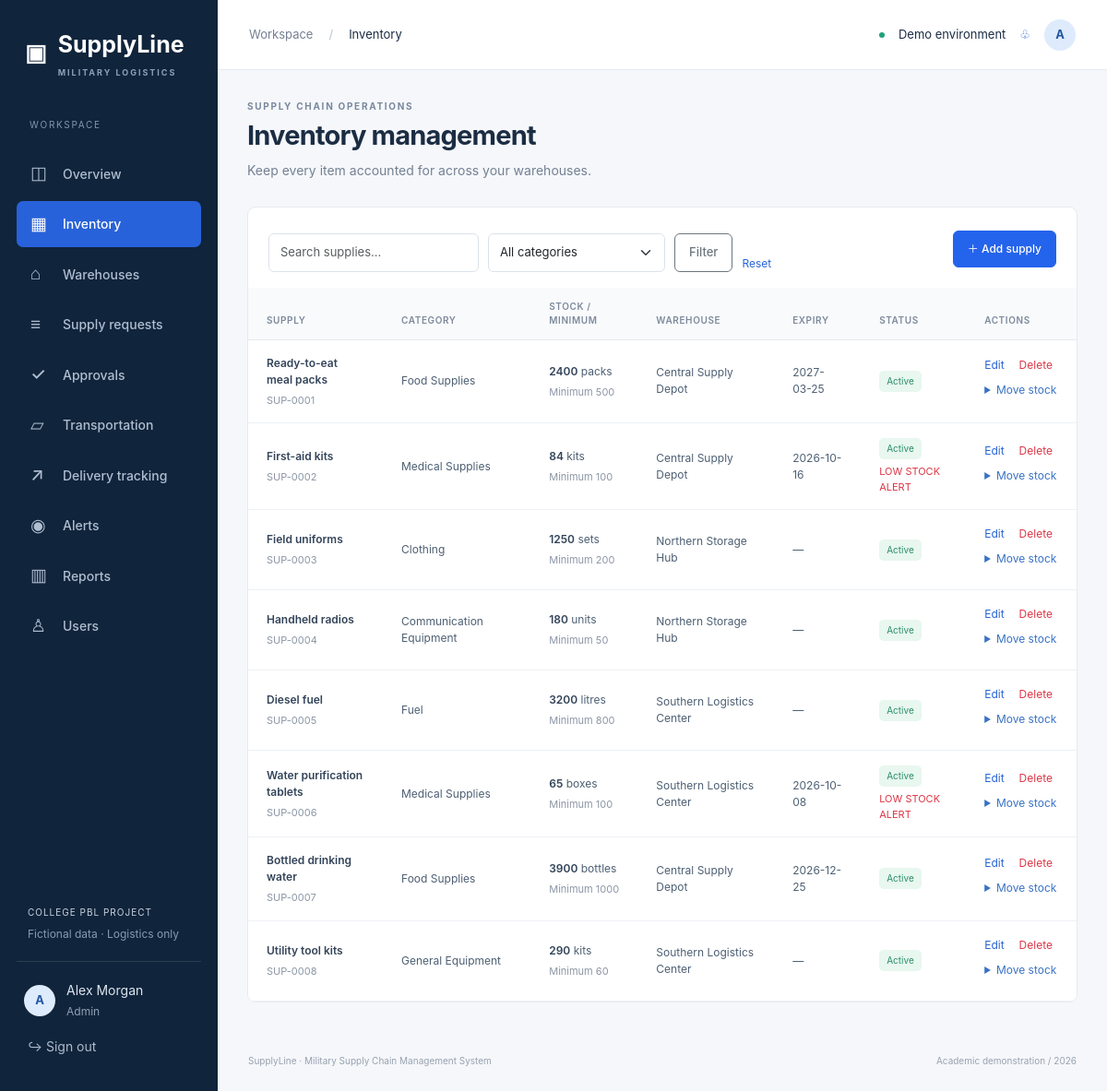
The page /inventory (signed in) on the database its author committed.
### tables this page shows
CREATE TABLE users(id INTEGER PRIMARY KEY,name TEXT NOT NULL,email TEXT UNIQUE NOT NULL,password TEXT NOT NULL,role TEXT NOT NULL CHECK(role IN ('Admin','Logistics Officer','Warehouse Staff')),warehouse_id INTEGER REFERENCES warehouses(id),CHECK(role!='Warehouse Staff' OR warehouse_id IS NOT NULL));

CREATE TABLE supplies(id INTEGER PRIMARY KEY,name TEXT NOT NULL,category TEXT NOT NULL,quantity INTEGER NOT NULL CHECK(quantity>=0),unit TEXT NOT NULL,warehouse_id INTEGER NOT NULL REFERENCES warehouses(id),minimum_stock INTEGER NOT NULL CHECK(minimum_stock>=0),expiry_date TEXT,status TEXT NOT NULL CHECK(status IN ('Active','Inactive')));

CREATE TABLE warehouses(id INTEGER PRIMARY KEY,name TEXT NOT NULL,location TEXT NOT NULL,capacity INTEGER NOT NULL CHECK(capacity>0),manager TEXT NOT NULL,contact TEXT NOT NULL,status TEXT NOT NULL CHECK(status IN ('Active','Inactive')));

### app.py (the view)
@app.get('/inventory')
@roles()
def inventory_page():
    return render_template('inventory.html', title='Inventory', supplies=inventory(), warehouses=rows('SELECT * FROM warehouses'))

### app.py (called while the page is built)
def db():
    if 'db' not in g:
        g.db = sqlite3.connect(app.config['DATABASE'])
        g.db.row_factory = sqlite3.Row
        g.db.execute('PRAGMA foreign_keys=ON')
    return g.db

def rows(sql, args=()):
    return db().execute(sql, args).fetchall()

def one(sql, args=()):
    return db().execute(sql, args).fetchone()

def roles(*allowed):
    def decorate(fn):
        @wraps(fn)
        def wrapped(*args, **kwargs):
            if not g.user:
                return redirect(url_for('login'))
            if allowed and g.user['role'] not in allowed:
                abort(403)
            return fn(*args, **kwargs)
        return wrapped
    return decorate

@app.before_request
def authenticate():
    g.user = one('SELECT * FROM users WHERE id=?', (session['user_id'],)) if session.get('user_id') else None
    session.setdefault('csrf', secrets.token_hex(24))
    if request.method == 'POST' and not secrets.compare_digest(session['csrf'], request.form.get('csrf', '')):
        abort(400, 'Invalid form token. Refresh the page and try again.')

@app.context_processor
def context():
    return dict(user=g.user, csrf=session.get('csrf'), categories=CATEGORIES, roles_list=ROLES, today=date.today().isoformat())

def inventory():
    query = 'SELECT s.*,w.name warehouse FROM supplies s JOIN warehouses w ON w.id=s.warehouse_id WHERE 1=1'
    args = []
    if g.user['role'] == 'Warehouse Staff':
        query += ' AND s.warehouse_id=?'; args.append(g.user['warehouse_id'])
    for field, column in [('warehouse', 's.warehouse_id'), ('category', 's.category'), ('status', 's.status')]:
        if request.args.get(field):
            query += f' AND {column}=?'; args.append(request.args[field])
    if request.args.get('q'):
        query += ' AND s.name LIKE ?'; args.append('%' + request.args['q'] + '%')
    return rows(query + ' ORDER BY s.id', args)

### templates/inventory.html
{% extends 'base.html' %}{% from 'macros.html' import heading,badge,csrf_field,input with context %}{% block content %}{{heading('Inventory management','Keep every item accounted for across your warehouses.')}}<section class="panel"><div class="panel-heading"><form class="filters" method="get"><input class="form-control" name="q" placeholder="Search supplies…" aria-label="Search supplies" value="{{request.args.get('q','')}}"><select name="category" class="form-select" aria-label="Category"><option value="">All categories</option>{% for c in categories %}<option {{'selected' if request.args.get('category')==c}}>{{c}}</option>{% endfor %}</select><button class="btn btn-outline-secondary">Filter</button><a href="{{url_for('inventory_page')}}">Reset</a></form>{% if user.role=='Admin' %}<a class="btn btn-primary" href="{{url_for('supply_form')}}">＋ Add supply</a>{% endif %}</div><div class="table-responsive"><table class="table"><thead><tr><th>Supply</th><th>Category</th><th>Stock / minimum</th><th>Warehouse</th><th>Expiry</th><th>Status</th><th>Actions</th></tr></thead><tbody>{% for s in supplies %}<tr><td><b>{{s.name}}</b><small>SUP-{{'%04d'|format(s.id)}}</small></td><td>{{s.category}}</td><td><b>{{s.quantity}}</b> {{s.unit}}<small>Minimum {{s.minimum_stock}}</small></td><td>{{s.warehouse}}</td><td>{{s.expiry_date or '—'}}</td><td>{{badge(s.status)}}{% if s.quantity<s.minimum_stock %}<small class="text-danger">LOW STOCK ALERT</small>{% endif %}{% if s.expiry_date and s.expiry_date<today %}<small class="text-danger">EXPIRED</small>{% endif %}</td><td>{% if user.role=='Admin' %}<a href="{{url_for('supply_form',ident=s.id)}}">Edit</a><form class="inline" method="post" action="{{url_for('delete_supply',ident=s.id)}}" data-confirm="Delete this supply?">{{csrf_field()}}<button class="link-danger">Delete</button></form>{% endif %}{% if user.role in ['Admin','Warehouse Staff'] %}<details><summary>Move stock</summary><form method="post" action="{{url_for('stock',ident=s.id)}}" class="stock-form">{{csrf_field()}}<label>Direction<select class="form-select" name="direction"><option>Incoming</option><option>Outgoing</option></select></label>{{input('amount','Quantity',type='number')}}{{input('reason','Reason')}}<button class="btn btn-primary btn-sm">Record movement</button></form></details>{% else %}View only{% endif %}</td></tr>{% else %}<tr><td colspan="7" class="empty">No supplies match your search.</td></tr>{% endfor %}</tbody></table></div></section>{% endblock %}

### templates/base.html
<!doctype html><html lang="en"><head><meta charset="utf-8"><meta name="viewport" content="width=device-width,initial-scale=1"><title>{{title}} · SupplyLine</title><link rel="stylesheet" href="{{url_for('static',filename='vendor/bootstrap.min.css')}}"><link rel="stylesheet" href="{{url_for('static',filename='css/style.css')}}"></head><body>{% if user %}<aside id="sidebar"><a class="brand" href="/">▣ <span>SupplyLine<small>MILITARY LOGISTICS</small></span></a><div class="workspace-label">WORKSPACE</div><nav>{% for endpoint,label,icon in [('dashboard','Overview','◫'),('inventory_page','Inventory','▦'),('warehouses_page','Warehouses','⌂'),('requests_page','Supply requests','≡'),('approvals','Approvals','✓'),('transportation','Transportation','▱'),('tracking','Delivery tracking','↗'),('alerts','Alerts','◉'),('reports','Reports','▥'),('users_page','Users','♙')] %}{% if user.role!='Warehouse Staff' or endpoint in ['dashboard','inventory_page','warehouses_page','tracking','alerts'] %}{% if endpoint!='users_page' or user.role=='Admin' %}<a class="{{'active' if request.endpoint==endpoint}}" href="{{url_for(endpoint)}}"><span>{{icon}}</span>{{label}}</a>{% endif %}{% endif %}{% endfor %}</nav><div class="sidebar-bottom"><div class="demo-note">COLLEGE PBL PROJECT<small>Fictional data · Logistics only</small></div><a class="profile-link" href="{{url_for('profile')}}"><b class="avatar">{{user.name[:1]}}</b><span>{{user.name}}<small>{{user.role}}</small></span></a><form method="post" action="{{url_for('logout')}}"><input type="hidden" name="csrf" value="{{csrf}}"><button class="logout">↪ Sign out</button></form></div></aside>{% endif %}<div class="{{'shell' if user else 'login-shell'}}">{% if user %}<header><div><button id="menu-toggle" aria-label="Toggle navigation">☰</button><span class="muted">Workspace</span><span class="crumb">/</span>{{title}}</div><div class="header-right"><span class="live-dot"></span> Demo environment <a href="{{url_for('alerts')}}" aria-label="View alerts">♧</a><a class="avatar" href="{{url_for('profile')}}">{{user.name[:1]}}</a></div></header>{% endif %}<main>{% for category,message in get_flashed_messages(with_categories=true) %}<div role="alert" class="alert alert-{{category}}">{{message}}</div>{% endfor %}{% block content %}{% endblock %}</main>{% if user %}<footer>SupplyLine · Military Supply Chain Management System <span>Academic demonstration / {{today[:4]}}</span></footer>{% endif %}</div><script src="{{url_for('static',filename='js/script.js')}}"></script>{% block scripts %}{% endblock %}</body></html>

### templates/macros.html (shortened to what this page needs)
{% macro badge(status) %}<span class="status status-{{status|lower|replace(' ','-')}}">{{status}}</span>{% endmacro %}{% macro heading(title,description) %}<div class="page-heading"><div><div class="eyebrow">SUPPLY CHAIN OPERATIONS</div><h1>{{title}}</h1><p>{{description}}</p></div></div>{% endmacro %}

### static/css/style.css (style rules this page uses)
:root { --navy:#10243b;--blue:#2463eb;--muted:#748092;--border:#e6eaf0;--bg:#f5f7fb;--ink:#1b2d43 }
* { box-sizing:border-box }
body { margin:0;background:var(--bg);color:var(--ink);font-family:Inter,-apple-system,BlinkMacSystemFont,'Segoe UI',sans-serif;font-size:14px }
a { color:#2764d6;text-decoration:none }
h1 { font-size:29px;letter-spacing:-.8px;font-weight:700;margin:7px 0 9px }
p { line-height:1.6 }
small { font-size:12px }
aside { position:fixed;inset:0 auto 0 0;width:236px;background:var(--navy);color:#c8d3e0;padding:30px 18px;display:flex;flex-direction:column;z-index:30 }
.brand { color:#fff;display:flex;gap:12px;font-size:25px;font-weight:750;align-items:center;padding:0 9px }
.brand small { display:block;letter-spacing:2px;font-size:9px;color:#8da1b8;margin-top:4px }
.workspace-label { font-size:10px;letter-spacing:1.7px;color:#8298b1;margin:43px 14px 16px }
nav a { display:flex;gap:13px;align-items:center;color:#afbed0;padding:11px 15px;border-radius:7px;margin:4px 0;font-weight:500 }
nav a span { font-size:19px;width:22px }
nav a.active { color:#fff;background:#2862da }
.sidebar-bottom { margin-top:auto }
.demo-note { font-size:10px;letter-spacing:1px;padding:25px 12px 20px;border-bottom:1px solid #2c3d52 }
.demo-note small { display:block;letter-spacing:0;color:#879bb3;margin-top:7px }
.profile-link { display:flex;align-items:center;gap:12px;color:#dce5ef;margin:20px 8px 10px }
.profile-link small { display:block;color:#90a1b7;margin-top:4px }
.avatar { display:inline-flex;border-radius:50%;background:#deebfc;color:#2457a1;align-items:center;justify-content:center;width:34px;height:34px;font-size:13px;font-weight:700 }
.logout { background:transparent;color:#acbbce;border:0;padding:8px 12px }
.shell { margin-left:236px }
header { height:76px;border-bottom:1px solid var(--border);background:#fff;display:flex;justify-content:space-between;align-items:center;padding:0 34px;font-size:13px }
.crumb { padding:0 17px;color:#bac3cf }
.header-right { display:flex;gap:15px;align-items:center }
.live-dot { width:6px;height:6px;background:#20a27c;border-radius:50% }
.muted { color:var(--muted) }
main { max-width:1680px;margin:auto;padding:32px }
.page-heading { display:flex;justify-content:space-between;align-items:center;margin-bottom:28px }
.page-heading p { color:var(--muted);margin:0 }
.eyebrow { font-size:10px;letter-spacing:1.7px;font-weight:700;color:#79889b }
.btn { font-size:13px;border-radius:6px;padding:10px 15px;font-weight:550 }
.btn-primary { background:var(--blue);border-color:var(--blue) }
.panel { background:#fff;border:1px solid var(--border);border-radius:9px;margin-bottom:24px;overflow:hidden }
.panel-heading { padding:21px 22px 17px;display:flex;align-items:center;justify-content:space-between;gap:15px }
.panel-heading a { font-size:12px;white-space:nowrap }
.table { margin:0;font-size:12px;--bs-table-color:#4d5f73;vertical-align:middle }
.table th { background:#f9fafc;font-size:10px;text-transform:uppercase;letter-spacing:.6px;font-weight:600;color:#7d8a9b;padding:13px 20px;border-color:var(--border) }
.table td { padding:16px 20px;border-color:#eef1f5 }
.table td b { color:#334459;font-weight:600 }
.table small { display:block;color:#8b96a5;font-size:11px;margin-top:5px }
.status { display:inline-block;font-size:10px;border-radius:5px;padding:4px 8px;color:#687b90;background:#edf1f6;white-space:nowrap }
.status-delivered,.status-active,.status-available { color:#2a8c6c;background:#e8f7ef }
footer { display:flex;justify-content:space-between;padding:0 33px 25px;color:#97a2af;font-size:10px }
.filters { display:flex;gap:10px;align-items:end;flex-wrap:wrap }
.filters input,.filters select { width:auto;max-width:230px;font-size:13px }
.form-control,.form-select { font-size:14px;padding:10px 12px;border-color:#dce2eb;margin-top:7px }
.inline { display:inline }
.inline button { margin-left:10px;background:transparent;border:0;font-size:12px }
summary { cursor:pointer;color:#3972c5;font-size:12px;padding:8px 0 }
button,a,input,select,summary { outline-offset:4px }
aside { overflow-y:auto }

### rows shown on the page
users: name "A", name "Alex Morgan", role "Admin"
supplies: name "Ready-to-eat meal packs", id "0001", category "Food Supplies", quantity "2400", unit "packs", minimum_stock "500", warehouse "Central Supply Depot", expiry_date "2027-03-25", status "Active"
supplies: name "First-aid kits", id "0002", category "Medical Supplies", quantity "84", unit "kits", minimum_stock "100", warehouse "Central Supply Depot", expiry_date "2026-10-16", status "Active", shows "LOW STOCK ALERT"
supplies: name "Field uniforms", id "0003", category "Clothing", quantity "1250", unit "sets", minimum_stock "200", warehouse "Northern Storage Hub", expiry_date "—", status "Active"
supplies: name "Handheld radios", id "0004", category "Communication Equipment", quantity "180", unit "units", minimum_stock "50", warehouse "Northern Storage Hub", expiry_date "—", status "Active"
supplies: name "Diesel fuel", id "0005", category "Fuel", quantity "3200", unit "litres", minimum_stock "800", warehouse "Southern Logistics Center", expiry_date "—", status "Active"
supplies: name "Water purification tablets", id "0006", category "Medical Supplies", quantity "65", unit "boxes", minimum_stock "100", warehouse "Southern Logistics Center", expiry_date "2026-10-08", status "Active", shows "LOW STOCK ALERT"
supplies: name "Bottled drinking water", id "0007", category "Food Supplies", quantity "3900", unit "bottles", minimum_stock "1000", warehouse "Central Supply Depot", expiry_date "2026-12-25", status "Active"
supplies: name "Utility tool kits", id "0008", category "General Equipment", quantity "290", unit "kits", minimum_stock "60", warehouse "Southern Logistics Center", expiry_date "—", status "Active"

### other values the page prints
{{ icon }} "◫" "▦" "⌂" "≡" "✓" "▱" "↗" "◉" "▥" "♙"
{{ label }} "Overview" "Inventory" "Warehouses" "Supply requests" "Approvals" "Transportation" "Delivery tracking" "Alerts" "Reports" "Users"
{{ title }} "Inventory"
{{ title }} "Inventory management"
{{ description }} "Keep every item accounted for across your warehouses."
